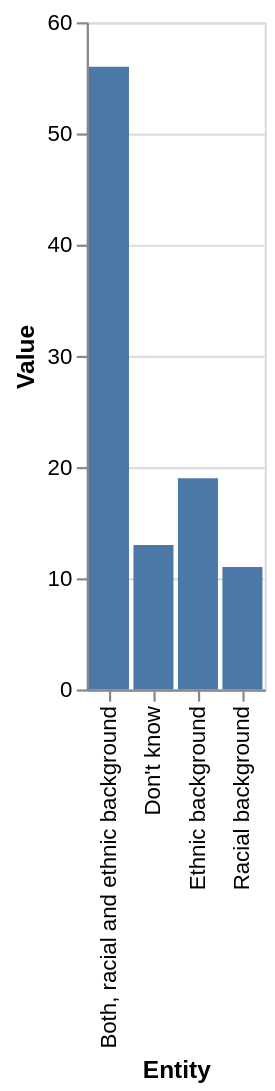

This figure's Vega-Lite source:
### Vega-Lite specification from a JSON file in a GitHub repository (floating-point values rounded to 4 significant figures)
{"$schema": "https://vega.github.io/schema/vega-lite/v5.json", "description": "Bar chart auto-generated from CSV", "data": {"values": [{"Entity": "Racial background", "Value": 11}, {"Entity": "Both, racial and ethnic background", "Value": 56}, {"Entity": "Don't know", "Value": 13}, {"Entity": "Ethnic background", "Value": 19}]}, "mark": "bar", "encoding": {"x": {"field": "Entity", "type": "ordinal"}, "y": {"field": "Value", "type": "quantitative"}}}
